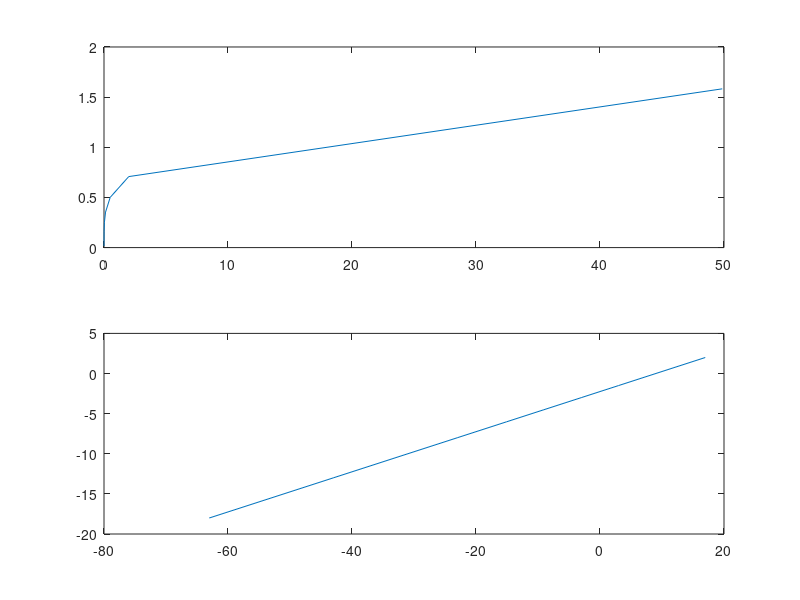

Recreate this plot in MATLAB.
function test_dynamic_compressor

N = 1024;
n = 0:N-1;

x = sin(pi/15*n);

% Pwyj_dB = a0 * (Pwej_dB - Po_dB) + Po_dB
%   if Pwej_dB = Po_dB then also Pwyj_dB = Po_dB
a0 = 1/4; Po_dB = -3; 

Po_lin = 10.^(Po_dB/10);
alfa = Po_lin.^(1-a0);
ind = 1;
for skala = [10, 2, 1, 1/2, 1/4, 1/10, 1/100, 1/1000]
  y_1=x*skala;
  Pwej_lin(ind) = mean(abs(y_1).^2);
  
  beta = alfa*(Pwej_lin(ind)).^(a0-1);
  
  y_2 = y_1 * sqrt(beta);
  Pwyj_lin(ind) = mean(abs(y_2).^2);
  
  ind = ind + 1;
end

figure(1)
subplot(2,1,1);
plot(Pwej_lin, Pwyj_lin);
subplot(2,1,2);
plot(10*log10(Pwej_lin), 10*log10(Pwyj_lin));
